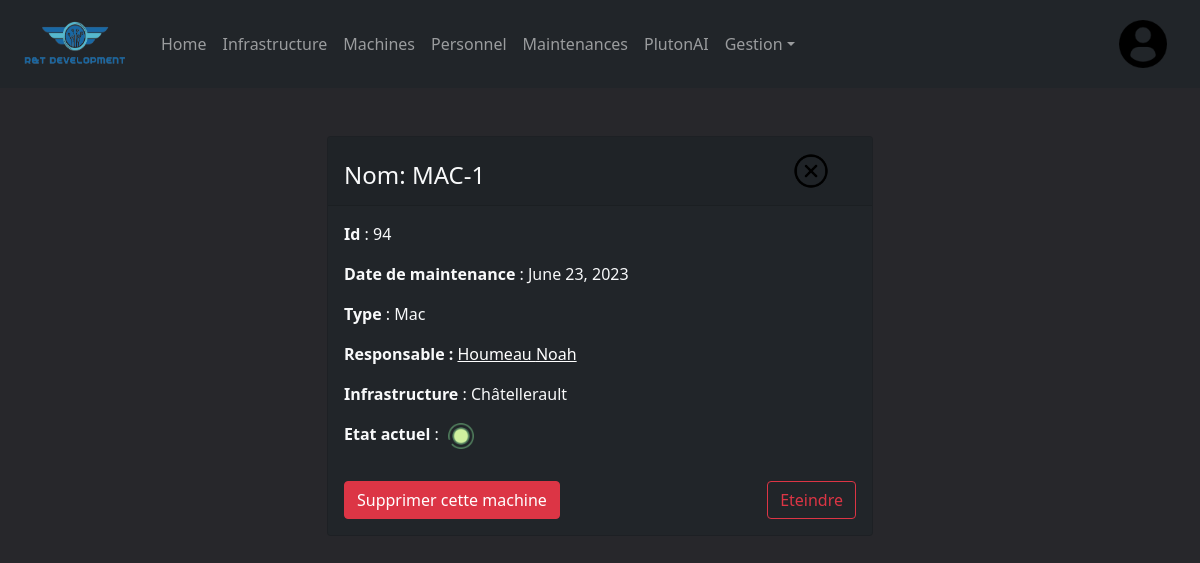
Page /machine/94 (signed in) on the committed database.
### computerApp/models.py (models this page shows, shortened)
class Machine(models.Model):
    TYPES = (
        ('PC', ('PC - Utilise Windows 11')),
        ('Mac', ('Mac - Utilise MacOS')),
        ('Serveur', ('Serveur - Serveur pour déployer des VM')),
        ('Switch', ('Switch - Maintient et connect des serveurs')),
    )
    id = models.AutoField(primary_key=True, editable=False)
    nom = models.CharField(max_length=32)
    maintenanceDate = models.DateField(default=datetime.now().strftime("%Y-%m-%d"))
    mach = models.CharField(max_length=32, choices=TYPES, default='PC')
    infra = models.ForeignKey('Infrastructure', on_delete=models.PROTECT, null=True)
    responsable = models.ForeignKey(Personnel, on_delete=models.SET_NULL, null=True)
    etat = models.BooleanField(default=False)

class Personnel(models.Model):
    SEXES = (
        ('Homme', ('Homme - Employé')),
        ('Femme', ('Femme - Employée')),
        ('Inconnu', ('Inconnu - ?')),
    )
    num_secu = models.CharField(primary_key=True,default=0,max_length=13)
    nom = models.CharField(max_length=8)
    prenom = models.CharField(max_length=8)
    sexe = models.CharField(max_length=7, choices=SEXES, default='Inconnu')

class Infrastructure(models.Model):
    id = models.AutoField(primary_key=True, editable=False)
    nom = models.CharField(max_length=32)
    machines = models.ManyToManyField(Machine)
    responsable = models.ForeignKey(Personnel, on_delete=models.SET_NULL, null=True)
    usage_percentage = models.FloatField(default=0)

### computerApp/views.py (the view)
# urls.py: path('machine/<pk>', views.machine_detail_view, name='machine-detail'),
@login_required
def machine_detail_view(request, pk):
	today = date.today
	machine = get_object_or_404(Machine, id=pk)
	context={'machine': machine, 'today': today}
	return render(request, 'computerApp/machine_detail.html', context)

### computerApp/templates/computerApp/machine_detail.html (shortened to what this page needs)
{% extends "index.html" %}
{% block content %}
{% load static %}
<div class="container my-5">
  <div class="row justify-content-center">
    <div class="col-md-6">
      <div class="card bg-dark text-light">
        <div class="card-header d-flex justify-content-between align-items-end">
          <h4>Nom: {{ machine.nom }}</h4>
          <a type="button" href="{% url 'machines' %}" class="btn" role="button"><img src="{% static 'computerApp/images/cross.png' %}"></a>
        </div>
        <div class="card-body">
          <p><strong>Id</strong> : {{ machine.id }}</p>
          <p><strong>Date de maintenance</strong> : {{ machine.maintenanceDate }}</p>
          <p><strong>Type</strong> : {{ machine.mach }}</p>
          <p><strong>Responsable :</strong> <a href="{% url 'personnel-detail' machine.responsable.num_secu %}"> {{ machine.responsable.nom }} {{ machine.responsable.prenom }}</a></p>
          <p><strong>Infrastructure</strong> : {{ machine.infra.nom }}</p>
          <p><strong>Etat actuel</strong> : {% if machine.maintenanceDate == today %}<img src="{% static 'computerApp/images/process.png' %}">{% elif machine.etat %}<img src="{% static 'computerApp/images/on.png' %}" alt="logo">{% else %}<img src="{% static 'computerApp/images/off.png' %}" alt="logo">{% endif %}</p>
          <div class="d-flex justify-content-between align-items-end">
            <form action="{% url 'delete_machine' machine.id %}" method="post">
              <button type="submit" class="btn btn-danger mt-3">Supprimer cette machine</button>
            </form>
            <form action="{% url 'toggle_machine' machine.id %}" method="post">
              <button type="submit" class="btn
              {% if machine.etat %}btn-outline-danger
              {% else %}btn-outline-success
              {% endif %} mt-3" {% if machine.maintenanceDate == today %}disabled{% endif %}> {% if machine.etat %}Eteindre{% else %}Allumer{% endif %}
              </button>
            </form>
          </div>
        </div>
      </div>
    </div>
  </div>
</div>
{% endblock %}

### computerApp/static/css/styles.css (style rules this page uses)
body { background-color: #27272b; color: #fff; }
a { color: #fff; }
.card { background-color: #212529; }
.card-header img { width: 60%; }
.card button { margin-top: 3%; }
.card-body img { width: 5%; margin-left: 1%; }

### rows in the picture
Machine: nom "MAC-1", id "94", maintenanceDate "June 23, 2023", mach "Mac", responsable.nom "Houmeau", responsable.prenom "Noah", infra.nom "Châtellerault"
